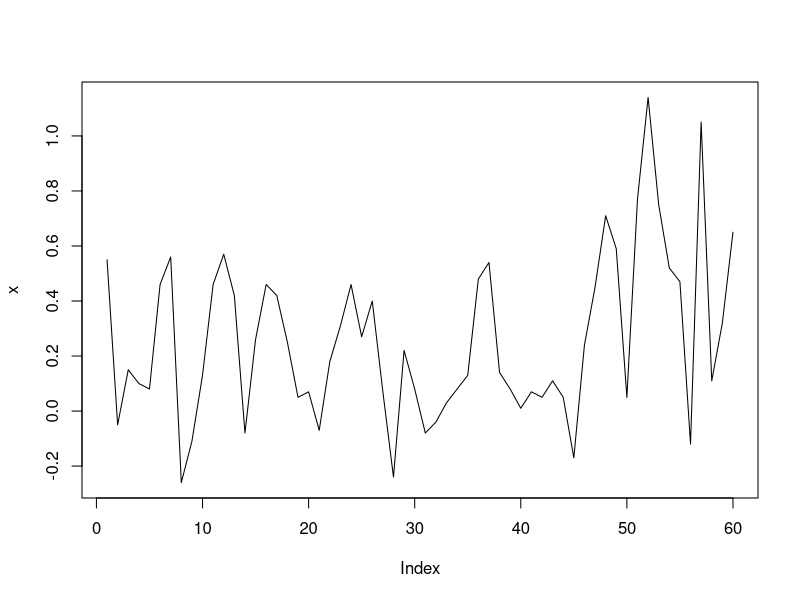

Reproduce this figure in R. (Note: this script raises an error after producing the figure.)
library(splines)
MPL<-function(x,eps=1e-009)
{
  x<-as.matrix(x)
  xsvd<-svd(x)
  diago<-xsvd$d[xsvd$d>eps]
  if(length(diago)==1)
  {
    xplus<-as.matrix(xsvd$v[,1]) %*% t(as.matrix(xsvd$u[,1])/diago)
  }
  else
  {
    xplus<-xsvd$v[,1:length(diago)] %*% diag(1/diago) %*% t(xsvd$u[,1:length(diago)])
  }
  return(xplus)
}

# x<-c(1.25,1.01,0.56,0.21,1.08,2.51,1.31,0.67,1.15,0.62,0.07,-0.11,0.09,0.32,0.18,-0.34,0.27,0.18,0.32,0.77,0.8,-0.03,0.09,0.24,0.57,0.31,0.13,0.25,0.14,1.26,1.4,0.43,1.06,0.28,0.62,0.72,0.84,0.1,0.21,-0.28,0.13,0.26,0.9,0.63,0.19,0.04,0.33,0.48,0.25,0.1,0.36,0.11,0.05,0.75,0.76,0.42,0.19,0.38,0.2,0.66,0.96,0.93,0.79,-0.3,-0.29,0.84,2.58,0.87,-0.24,0.61,0.2,0.17)
# y<-c(1.01,0.56,0.21,1.08,2.51,1.31,0.67,1.15,0.62,0.07,-0.11,0.09,0.32,0.18,-0.34,0.27,0.18,0.32,0.77,0.8,-0.03,0.09,0.24,0.57,0.31,0.13,0.25,0.14,1.26,1.4,0.43,1.06,0.28,0.62,0.72,0.84,0.1,0.21,-0.28,0.13,0.26,0.9,0.63,0.19,0.04,0.33,0.48,0.25,0.1,0.36,0.11,0.05,0.75,0.76,0.42,0.19,0.38,0.2,0.66,0.96,0.93,0.79,-0.3,-0.29,0.84,2.58,0.87,-0.24,0.61,0.2,0.17,1.05)
# x=x*100
# y=y*100

x<-c(0.55,-0.05,0.15,0.10,0.08,0.46,0.56,-0.26,-0.11,0.13,0.46,0.57,0.42,-0.08,0.26,0.46,0.42,0.25,0.05,0.07,-0.07,0.18,0.31,0.46,0.27,0.40,0.07,-0.24,0.22,0.08,-0.08,-0.04,0.03,0.08,0.13,0.48,0.54,0.14,0.08,0.01,0.07,0.05,0.11,0.05,-0.17,0.24,0.45,0.71,0.59,0.05,0.77,1.14,0.75,0.52,0.47,-0.12,1.05,0.11,0.32,0.65)
y<-c(-0.05,0.15,0.10,0.08,0.46,0.56,-0.26,-0.11,0.13,0.46,0.57,0.42,-0.08,0.26,0.46,0.42,0.25,0.05,0.07,-0.07,0.18,0.31,0.46,0.27,0.40,0.07,-0.24,0.22,0.08,-0.08,-0.04,0.03,0.08,0.13,0.48,0.54,0.14,0.08,0.01,0.07,0.05,0.11,0.05,-0.17,0.24,0.45,0.71,0.59,0.05,0.77,1.14,0.75,0.52,0.47,-0.12,1.05,0.11,0.32,0.65,0.17)
plot(x, type = "l")

# ynaive = x

gcv11<-function(x,y,a,b)
{
  n=length(y)
  print(n)
  gcv=10^10
  aic=10^10
  t1=seq(min(x),max(x),length.out=100)
  p=rep(0,(n-2))
  for(z in 1:(n-2))
  {
    p[z]=t1[z+1]
  }
  comb1=combn(p,1,FUN = NULL)
  c1=t(comb1)
  for (m in 2:4)
  {
    k1=c1[,1]
    v1=length(k1)
    for (j1 in 1:v1) {
      bs1=bs(x, df=NULL, knot=k1[j1], degre=m-1, intercept=TRUE, Boundary.knots=range(x))
      w = cbind(bs1)
      wtw = t(w) %*% w
      deter=det(wtw)
      z = MPL(wtw)
      beta= z %*% (t(w) %*% y)
      S= w %*% z %*% t(w)
      mu= w %*% beta
      MSE = t(y-mu) %*% (y-mu)/n
      I <- matrix(0, ncol = n, nrow = n)
      for (j in 1:n) 
        I[j,j]=1
      k = sum(diag(I-S))
      AIc = (n+((n*log(2*pi))+n*(log(MSE))+(2*(1+m))))
      GCV = MSE / (k/n)^2
      if(gcv>=GCV)
      {
        gcv=GCV
        knot1=k1[j1]
        det=deter
        orde1=m
      }
      if(aic>=AIc)
      {
        aic=AIc
        knot1=k1[j1]
        det=deter
        orde1=m
      }
    }
    cat("orde = ", orde1, "knot 1 = ", knot1, "GCV = ", GCV, "AIC = ", AIc, "determinan = ", deter,"\n")
    
    gcv=10^10
    aic=10^10
  }
}

aic1<-function(x,y,a,b)
{
  n=length(y)
  aic=10^10
  t1=seq(min(x),max(x),length.out=100)
  p=rep(0,(n-2))
  for(z in 1:(n-2))
  {
    p[z]=t1[z+1]
  }
  comb1=combn(p,1,FUN = NULL)
  c1=t(comb1)
  for (m in 2:4)
  {
    k1=c1[,1]
    v1=length(k1)
    for (j1 in 1:v1) {
      bs1=bs(x, df=NULL, knot=k1[j1], degre=m-1, intercept=TRUE, Boundary.knots=range(x))
      w = cbind(bs1)
      wtw = t(w) %*% w
      deter=det(wtw)
      z = MPL(wtw)
      beta= z %*% (t(w) %*% y)
      S= w %*% z %*% t(w)
      mu= w %*% beta
      MSE = t(y-mu) %*% (y-mu)/n
      I <- matrix(0, ncol = n, nrow = n)
      for (j in 1:n) 
        I[j,j]=1
      k = sum(diag(I-S))
      AIc = (n+((n*log(2*pi))+n*(log(MSE))+(2*(1+m))))
      if(gcv>=GCV)
      {
        gcv=GCV
        knot1=k1[j1]
        knot2=k2[j1]
        orde1=m
      }
      if(aic>=AIc)
      {
        aic=AIc
        knot1=k1[j1]
        det=deter
        orde1=m
      }
    }
    cat("orde = ", orde1, "knot 1 = ", knot1, "AIC = ", AIc, "determinan = ", deter,"\n")
    
    aic=10^10
  }
}

gcv22<-function(x,y,a,b)
{
  n=length(y)
  gcv=10^10
  aic=10^10
  t1=seq(min(x),max(x),length.out=100)
  p=rep(0,(n-2))
  for(z in 1:(n-2))
  {
    p[z]=t1[z+1]
  }
  comb1=combn(p,2,FUN = NULL)
  c1=t(comb1)
  for (m in 2:4)
  {
    k1=c1[,1]
    k2=c1[,2]
    v1=length(k1)
    for (j1 in 1:v1) {
      bs1=bs(x, df=NULL, knot=c(k1[j1],k2[j1]), degre=m-1, intercept=TRUE, Boundary.knots=range(x))
      w = cbind(bs1)
      wtw = t(w) %*% w
      deter=det(wtw)
      z = MPL(wtw)
      beta= z %*% (t(w) %*% y)
      S= w %*% z %*% t(w)
      mu= w %*% beta
      MSE = t(y-mu) %*% (y-mu)/n
      I <- matrix(0, ncol = n, nrow = n)
      for (j in 1:n) 
        I[j,j]=1
      k = sum(diag(I-S))
      AIc = (n+((n*log(2*pi))+n*(log(MSE))+(2*(2+m))))
      GCV = MSE / (k/n)^2
      if(gcv>=GCV)
      {
        gcv=GCV
        knot1=k1[j1]
        knot2=k2[j1]
        orde1=m
      }
      if(aic>=AIc)
      {
        aic=AIc
        knot1=k1[j1]
        knot2=k2[j1]
        orde1=m
      }
    }
    cat("orde = ", orde1, "knot 1 = ", knot1, "knot 2 = ", knot2, "GCV = ", GCV, "AIC = ", AIc, "determinan = ", deter,"\n")
    
    gcv=10^10
    aic=10^10
  }
}

gcv33<-function(x,y,a,b)
{
  n=length(y)
  gcv=10^10
  aic=10^10
  t1=seq(min(x),max(x),length.out=100)
  p=rep(0,(n-2))
  for(z in 1:(n-2))
  {
    p[z]=t1[z+1]
  }
  comb1=combn(p,3,FUN = NULL)
  c1=t(comb1)
  for (m in 2:4)
  {
    k1=c1[,1]
    k2=c1[,2]
    k3=c1[,3]
    v1=length(k1)
    for (j1 in 1:v1) {
      bs1=bs(x, df=NULL, knot=c(k1[j1],k2[j1],k3[j1]), degre=m-1, intercept=TRUE, Boundary.knots=range(x))
      w = cbind(bs1)
      wtw = t(w) %*% w
      deter=det(wtw)
      z = MPL(wtw)
      beta= z %*% (t(w) %*% y)
      S= w %*% z %*% t(w)
      mu= w %*% beta
      MSE = t(y-mu) %*% (y-mu)/n
      I <- matrix(0, ncol = n, nrow = n)
      for (j in 1:n) 
        I[j,j]=1
      k = sum(diag(I-S))
      AIc = (n+((n*log(2*pi))+n*(log(MSE))+(2*(3+m))))
      GCV = MSE / (k/n)^2
      if(gcv>=GCV)
      {
        gcv=GCV
        knot1=k1[j1]
        knot2=k2[j1]
        knot3=k3[j1]
        orde1=m
      }
      if(aic>=AIc)
      {
        aic=AIc
        knot1=k1[j1]
        knot2=k2[j1]
        knot3=k3[j1]
        orde1=m
      }
    }
    cat("orde = ", orde1, "knot 1 = ", knot1, "knot 2 = ", knot2, "knot 3 = ", knot3, "AIC = ", AIc, "GCV = ", GCV, "determinan = ", deter,"\n")
    
    gcv=10^10
    aic=10^10
  }
}

gcv44<-function(x,y,a,b)
{
  n=length(y)
  gcv=10^10
  aic = 10^10
  t1=seq(min(x),max(x),length.out=100)
  p=rep(0,(n-2))
  for(z in 1:(n-2))
  {
    p[z]=t1[z+1]
  }
  comb1=combn(p,4,FUN = NULL)
  c1=t(comb1)
  for (m in 2:4)
  {
    k1=c1[,1]
    k2=c1[,2]
    k3=c1[,3]
    k4=c1[,4]
    v1=length(k1)
    for (j1 in 1:v1) {
      bs1=bs(x, df=NULL, knot=c(k1[j1],k2[j1],k3[j1],k4[j1]), degre=m-1, intercept=TRUE, Boundary.knots=range(x))
      w = cbind(bs1)
      wtw = t(w) %*% w
      deter=det(wtw)
      z = MPL(wtw)
      beta= z %*% (t(w) %*% y)
      S= w %*% z %*% t(w)
      mu= w %*% beta
      MSE = t(y-mu) %*% (y-mu)/n
      I <- matrix(0, ncol = n, nrow = n)
      for (j in 1:n) 
        I[j,j]=1
      k = sum(diag(I-S))
      AIc = (n+((n*log(2*pi))+n*(log(MSE))+(2*(4+m))))
      GCV = MSE / (k/n)^2
      if(gcv>=GCV)
      {
        gcv=GCV
        knot1=k1[j1]
        knot2=k2[j1]
        knot3=k3[j1]
        knot4=k4[j1]
        orde1=m
      }
      if(aic>=AIc)
      {
        aic=AIc
        knot1=k1[j1]
        knot2=k2[j1]
        knot3=k3[j1]
        knot4=k4[j1]
        orde1=m
      }
    }
    cat("orde = ", orde1, "knot 1 = ", knot1, "knot 2 = ", knot2, "knot 3 = ", knot3, "knot 4 = ", knot4, "AIC = ", AIc, "GCV = ", GCV, "determinan = ", deter,"\n")
    
    gcv=10^10
    aic=10^10
  }
}

#estimasi parameter
bspline<-function(x,y,m,k){
  n<-length(y)
  print(n)
  knot<-c(k)
  knot<-as.matrix(knot)
  k1<-length(knot)
  bs1 = bs(x,df=NULL, knots=k, degree=m-1, intercept=TRUE, Boundary.knots=range(x))
  w = cbind(bs1)
  wtw = t(w) %*% w
  z = MPL(wtw)
  bet = (z %*% (t(w) %*% y))
  cat("Nilai parameter adalah", "\n", bet, "\n")
  S = (w %*% z %*% t(w))
  yhat = (w %*% bet)
  MSE = ((t(y-yhat)) %*% (y-yhat))/n
  I <- matrix(0, ncol=n, nrow = n)
  for (j in 1:n) 
    I[j,j] = 1
  l = sum(diag(I-S))
  GCV=(MSE/(l/n)^2)
  AIc = (n+((n*log(2*pi))+n*(log(MSE))+(2*(3+m))))
  cat("NIlai GCV adalah ","\n",GCV,"\n")
  cat("NIlai AIC adalah ","\n",AIc,"\n")
}
#pengujian parameter
Uji_Parameter<-function(x,y,m,k){
  n<-length(y)
  knot<-c(k)
  knot<-as.matrix(knot)
  k1<-length(knot)
  orde = (m-1)
  bs1=bs(x,df=NULL, knots=k, degree=m-1, intercept=TRUE, Boundary.knots=range(x))
  w = cbind(bs1)
  wtw = t(w) %*% w
  z = MPL(wtw)
  bet = (z %*% (t(w) %*% y))
  Beta = as.matrix(bet)
  cat("Nilai parameter adalah", "\n", "\n")
  print(Beta)
  S = (w %*% z %*% t(w))
  yhat = (w %*% bet)
  ybar <- mean(y)
  MSE = ((t(y-yhat)) %*% (y-yhat))/n
  MSE <- as.numeric(MSE)
  SSR <- sum((yhat-ybar)^2)
  MSR <- SSR/((orde+k1)-1)
  SSE <- sum((y-yhat)^2)
  MSER <- SSE/(n-(orde+k1))
  JKT = sum((y-ybar)^2)
  Fhit_1 = MSR/MSER
  cat("Nilai F hitung pengujian serentak adalah","\n", Fhit_1,"\n")
  cat("Kesimpulan hasil uji serentak","\n")
  cat("-----------------------------------","\n")
  cat("Analysis Of Variance (ANOVA)","\n")
  cat("===================================================","\n")
  cat("Sumber df   SS    MS      Fhitung","\n")
  cat("Regresi",((orde+k1)-1), "",SSR,"",MSR,"",Fhit_1,"\n")
  cat("Error", (n-(orde+k1)), "", SSE, "", MSER, "", "\n")
  cat("Total ", (n-1), "", JKT, "", "\n")
  print(MSE)
  cat("===================================================", "\n")
}
n

#mencari knot dari orde 2 sampai 4 dan 1knot sampai 4knot
gcv11(x,y,a,b)
gcv22(x,y,a,b)
gcv33(x,y,a,b)
gcv44(x,y,a,b)

#menentukan parameter dari titik knot optimal
bspline(x,y,3,k=c(-0.1327273,-0.1185859,-0.1044444))
bspline(x,y,4,k=c(-0.07616162,0.5319192,0.5460606,0.560202))

#uji parameter
Uji_Parameter(x,y,3, k=c(-0.1327273,-0.1185859,-0.1044444))
Uji_Parameter(x,y,4, k=c(-0.07616162,0.5319192,0.5460606,0.560202))

#f table
qf(p = 0.05, df1=1, df2=70, lower.tail = FALSE)

#uji individu
SEbeta <- matrix(0, nrow = (orde+k), ncol = (orde+k))
Ai <- solve(wtw)
SEbeta <- sqrt(diag(MSE * Ai))
SEbeta <- as.matrix(SEbeta)
Thit <- bet/SEbeta
Thit
wtw

#tambah kondisi buat di orde jika m = 2 maka knot mulai dari 1 jika m = 3 maka mulai dari 2 jika m = 4 maka mulai dari 3
